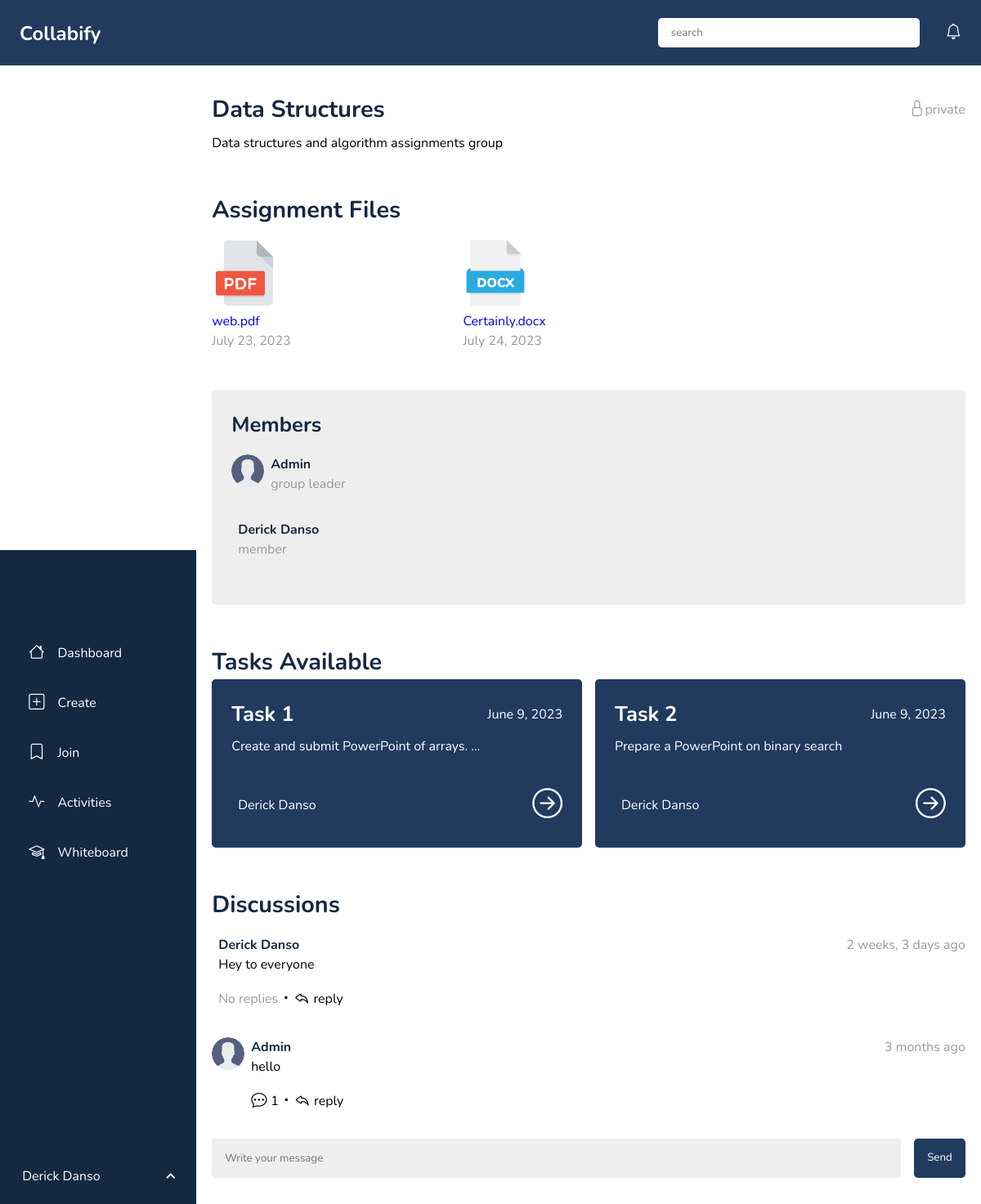
The page /get-group/6 (signed in) on the database its author committed.
### collaboration_app/models.py (models this page shows, shortened)
class CustomUser(AbstractUser):
    email = models.EmailField(unique=True)
    username = models.CharField(unique=True, max_length=20)
    avatar = models.ImageField(default='user.png')
    class Meta:
        db_table = 'user'

class Group(models.Model):
    PUBLIC = 'public'
    PRIVATE = 'private'
    GROUP_TYPE_CHOICE = (
        (PUBLIC, 'public'),
        (PRIVATE, 'private')
    )
    group_name = models.CharField(max_length=20, null=False,blank=False)
    group_head = models.ForeignKey('CustomUser', on_delete=models.CASCADE, related_name='leader')
    description = models.TextField(null=True, blank=True)
    group_type = models.CharField(max_length=10,choices=GROUP_TYPE_CHOICE, default=PRIVATE)
    members = models.ManyToManyField(CustomUser, related_name='members')
    created_at = models.DateTimeField(auto_now_add=True)
    updated_at = models.DateTimeField(auto_now=True)
    code = models.CharField(max_length=8, unique=True, help_text='Please enter a group code to join eg, ZATY123D')
    class Meta:
        db_table = 'group'
        ordering:['-updated_at', '-created_at']

class TaskFile(models.Model):
    task = models.ForeignKey(Task, on_delete=models.CASCADE, related_name='files')
    file_name = models.CharField(max_length=100, null=True)
    file_extension = models.CharField(max_length=5, null=True)
    task_file = models.FileField(upload_to='task_files/')
    submitted_at = models.DateTimeField(auto_now_add=True)
    class Meta:
        db_table = 'task_file'

class Task(models.Model):
    task_name = models.CharField(max_length=30, null=False, blank=False)
    description = models.TextField(help_text="Enter the detail of the task in stepwise")
    assign_to = models.ForeignKey(CustomUser, on_delete=models.SET_NULL, null=True)
    deadline = models.DateTimeField(auto_now=False, auto_now_add=False, null=True, blank=False)
    group = models.ForeignKey(Group, on_delete=models.CASCADE,null=True)
    number_of_files = models.PositiveIntegerField(default=1)
    files_submitted = models.PositiveIntegerField(default=0)
    created_at = models.DateTimeField(auto_now_add=True)
    updated_at = models.DateTimeField(auto_now=True)
    class Meta:
        db_table = 'task'
        ordering:['-updated_at', '-created_at']

class GroupMessage(models.Model):
    sender = models.ForeignKey(CustomUser, on_delete=models.CASCADE)
    body = models.TextField()
    group = models.ForeignKey(Group, on_delete=models.CASCADE, related_name='messages')
    created_at = models.DateTimeField(auto_now_add=True)
    updated_at = models.DateTimeField(auto_now = True)
    class Meta:
        db_table = 'group_message'
        ordering: ['-updated_at', '-created_at']

### collaboration_app/views.py (the view, shortened to what this page needs)
# urls.py: path('get-group/<str:id>',views.get_group, name='get_group'),
@login_required(login_url='account_login')
def get_group(request, id):
    group = Group.objects.get(id=id)
    members = group.members.all()
    tasks = group.task_set.all()
    activities = group.messages.all().order_by('-updated_at')
    task_files = TaskFile.objects.filter(task__in=tasks)
    if members.filter(id=request.user.id).exists():
        context = {
            'group':group,
            'members':members,
            'tasks':tasks,
            'activities':activities,
            'task_files':task_files
        }
        return render(request, 'collaboration_app/get_group.html', context)
    else:
        return HttpResponse("Oops, Sorry you are not a member of this group!")

### collaboration_app/templates/collaboration_app/get_group.html (shortened to what this page needs)
{% extends 'dashboard_wrapper.html' %}
{% load static %}
{% load crispy_forms_tags %}
{% load socialaccount %}
{% block head %}
<link rel="stylesheet" href="{% static 'css/dashboard.css' %}">
<link rel="stylesheet" href="{% static 'css/get_group.css' %}">
{% endblock head %}
{% block whiteboard %}
<li><a href="https://excalidraw.com/" target="_blank"><i class="bi bi-mortarboard"></i>Whiteboard</a></li>
{% endblock whiteboard %}
{% block content %}
 <section class="selected-group-section">
    <div class="selected-group-wrapper container">
        <div class="selected-group-container">
            <div class="select-group">
                <div class="top">
                    <div class="" style="display:flex;gap:3rem">
                        <h1>{{ group.group_name }}</h1>
                    </div>
                    <span class="gray"><i class="bi bi-lock gray"></i>{{ group.group_type }}</span>
                </div>
                {% if group.description %}
                <p class="description ">{{ group.description }}</p>
                {% else %}
                <p class="gray">No description</p>
                {% endif %}
                <div class="files-wrapper">
                    <h1>Assignment Files</h1>
                    <div class="files-container">
                        {% if task_files %}
                        {% for file in task_files %}
                            <div class="file">
                                {% if file.file_extension == 'pdf' %}
                                <a href="{{ file.task_file.url }}"> <img class="file-img" src="{% static 'static_files/pdf.png' %}" alt=""></a>
                                {% elif file.file_extension == 'doc' or file.file_extension == 'docx' %}
                                <a href="{{ file.task_file.url }}"> <img class="file-img" src="{% static 'static_files/docx-file.png' %}" alt=""></a>
                                {% elif file.file_extension == 'ppt' or file.file_extension == 'pptx'  %}
                                <a href="{{ file.task_file.url }}"> <img class="file-img" src="{% static 'static_files/pptx.png' %}" alt=""></a>
                                {% endif %}
                                <div class="">
                                    <a href="{{ file.task_file.url }}">{{ file.file_name|truncatewords:5  }}</a>
                                <br>
                                <span class='gray'>{{file.submitted_at|date}}</span>
                                </div>
                            </div>
                        {% endfor %}
                        {% endif %}
                    </div>
                </div>
            </div>
        </div>
        <div class="members-wrapper">
            <div class="members-header">
                <h2>Members</h2>
            </div>
            {% if members %}
            <div class="members-container">
                <div class="members-padding">
                    {% for member in members  %}
                    <div class="activity">
                        <div class="avatar">
                            {% get_social_accounts member as account %}
                            {% if account %}
                            <img src="{{ member.socialaccount_set.all.0.get_avatar_url }}" alt="" srcset="">
                            {% else %}
                            <img src="{{ member.avatar.url }}" alt="">
                            {% endif %}
                        </div>
                        <span style="display:flex;justify-content:space-between;  width:100%">
                            <div>
                                <a href="" class="name">{{ member.first_name }}</a>
                                <br>
                                {% if  member == group.group_head%}
                                    <span class='gray'>group leader</span>
                                {% else %}
                                    <span class='gray'>member</span>
                                {% endif %}
                            </div>
                        </span>
                    </div>
                    {% endfor %}
                </div>
            </div>
            {% endif %}
        </div>
        <section class="task-section">
            <div class="task-wrapper">
                <div class="task-header">
                    <h1>Tasks Available</h1>
                </div>
                {% include 'collaboration_app/components/task_component.html' %}
            </div>
        </section>
        <section class="activity-section" id="activity-section">
            <div class="activity-wrapper">
                <h1>Discussions</h1>
                {% include 'collaboration_app/components/discussion_component.html' %}
                <form id="message-form"  class="input-message" method='post'>
                    <input type="text" id='message' name='message' placeholder="Write your message">
                    <input type="submit" class="btn btn-primary" value="Send">
                </form>
            </div>
        </section>
    </div>
</section>
{% endblock content %}

### templates/dashboard_wrapper.html (shortened to what this page needs)
<!DOCTYPE html>
{% load static %}
{% load socialaccount %}
<html lang="en">
<head>
    <link rel="stylesheet" href="https://unicons.iconscout.com/release/v4.0.8/css/line.css">
    <link rel="stylesheet" href="https://cdn.jsdelivr.net/npm/bootstrap-icons@1.10.5/font/bootstrap-icons.css">
    {% block head %}
    {% endblock head %}
    <link rel="stylesheet" href="{% static 'css/dashboard.css' %}">
</head>
<body>
    <main>
        <div class="sidebar">
            <nav class="navbar">
                <div class="">
                    <ul class="nav-items">
                        <li><a href="{% url 'dashboard' %}"><i class="bi bi-house"></i>Dashboard</a></li>
                        <li><a href="{% url 'create_group' %}"><i class="bi bi-plus-square"></i>Create</a></li>
                        <li><a href="{% url 'join_group' %}"><i class="bi bi-bookmark"></i>Join</a></li>
                        <li><a href="#activity-section"><i class="bi bi-activity"></i>Activities</a></li>
                        {% block whiteboard %}
                        {% endblock whiteboard %}
                    </ul>
                </div>
                <div class="nav-bottom">
                    <div class="profile">
                        {% get_social_accounts request.user as account %}
                        <div class="navbar-name">
                            <a class="navbar-name" href="">{{ request.user.first_name }}</a>
                        </div>
                    </div>
                    <i class="uil uil-angle-up"></i>
                </div>
            </nav>
        </div>
        <section class="topbar">
            <div class="topbar-wrapper container">
                <div class="topbar-container">
                    <h1 ><a class="dashboard-logo" href="/">Collabify</a></h1>
                    <div class="right">
                        <form action="" method="get">
                            <input type="search" name="search" id="" class="search-bar" placeholder="search">
                        </form>
                        <div class="notification-btn">
                            <i class="bi bi-bell"></i>
                        </div>
                    </div>
                </div>
            </div>
        </section>
        <section class="main">
            <div class="center">
                {% block content %}
                {% endblock content %}
            </div>
        </section>
    </main>
</body>
</html>

### collaboration_app/templates/collaboration_app/components/task_component.html (shortened to what this page needs)
{% load static %}
{% load socialaccount %}
{% if tasks %}
<div class="task-container select-group-task-container">
    {% for task in tasks  %}
    <div class="task">
        <div class="task-right">
            <div class="task-top">
                <h2>{{ task.task_name }}</h2>
                <span>{{task.created_at|date}}</span>
            </div>
            {% if task.description %}
            <p class="description">{{ task.description|truncatewords:6 }}</p>
            {% else %}
            <p class="description">No description</p>
            {% endif %}
            <div class="assign_to">
                <div class="profile">
                    <span>
                        <a href="" class="navbar-name">{{ task.assign_to.first_name }}</a>
                    </span>
                </div>
                <div class="task-bottom">
                    <a href="{% url 'get_task' task.pk %}" class=""><i class="bi bi-arrow-right-circle"></i>
                    </a>
                </div>
            </div>
        </div>
    </div>
    {% endfor %}
</div>
{% endif %}

### collaboration_app/templates/collaboration_app/components/discussion_component.html (shortened to what this page needs)
{% load static %}
{% load socialaccount %}
{% if activities %}
<div class="activity-container" id="activity-container">
    {% for activity in activities  %}
    <div class="activity border-bottom">
        {% get_social_accounts activity.sender as account %}
        <div class="avatar">
            {% if account %}
            <img src={{ activity.sender.socialaccount_set.all.0.get_avatar_url }} alt="" srcset="">
            {% else %}
            <img src="{{ activity.sender.avatar.url }}" alt="">
            {% endif %}
        </div>
        <div class="activity-right">
            <span class="name-and-date">
                <a href="" class="name">{{ activity.sender.first_name }}</a>
                <p style="color:#999"class="p-secondary gray">{{ activity.created_at|timesince }} ago</p>
            </span>
            <p class="">{{ activity.body }}</p>
            <span class="replies-flex">
                {% if activity.replies.count == 0 %}
                    <span class="gray"></i>No replies</span>
                {% else %}
                    <span class="replies"> <i class="bi bi-chat-dots"></i>{{ activity.replies.count }}
                    </span>
                {% endif %}
                <i class="bi bi-dot "></i>
                <span class="reply-btn"><i class="bi bi-reply"></i>reply  </span>
            </span>
        </div>
    </div>
    {% endfor %}
</div>
{% endif %}

### rows shown on the page
CustomUser: user.first_name "Derick Danso", first_name "Derick Danso", shows "member"
Group: group_name "Data Structures", group_type "private", description "Data structures and algorithm assignments group"
TaskFile: file_name "web.pdf", submitted_at "July 23, 2023"
TaskFile: file_name "Certainly.docx", submitted_at "July 24, 2023"
CustomUser: avatar (placeholder picture), first_name "Admin", shows "group leader"
Task: task_name "Task 1", created_at "June 9, 2023", description "Create and submit PowerPoint of arrays. …", assign_to.first_name "Derick Danso"
Task: task_name "Task 2", created_at "June 9, 2023", description "Prepare a PowerPoint on binary search", assign_to.first_name "Derick Danso"
GroupMessage: sender.first_name "Derick Danso", created_at "2 weeks, 3 days", body "Hey to everyone", shows "No replies"
GroupMessage: sender.avatar (placeholder picture), sender.first_name "Admin", created_at "3 months", body "hello", replies.count "1"
